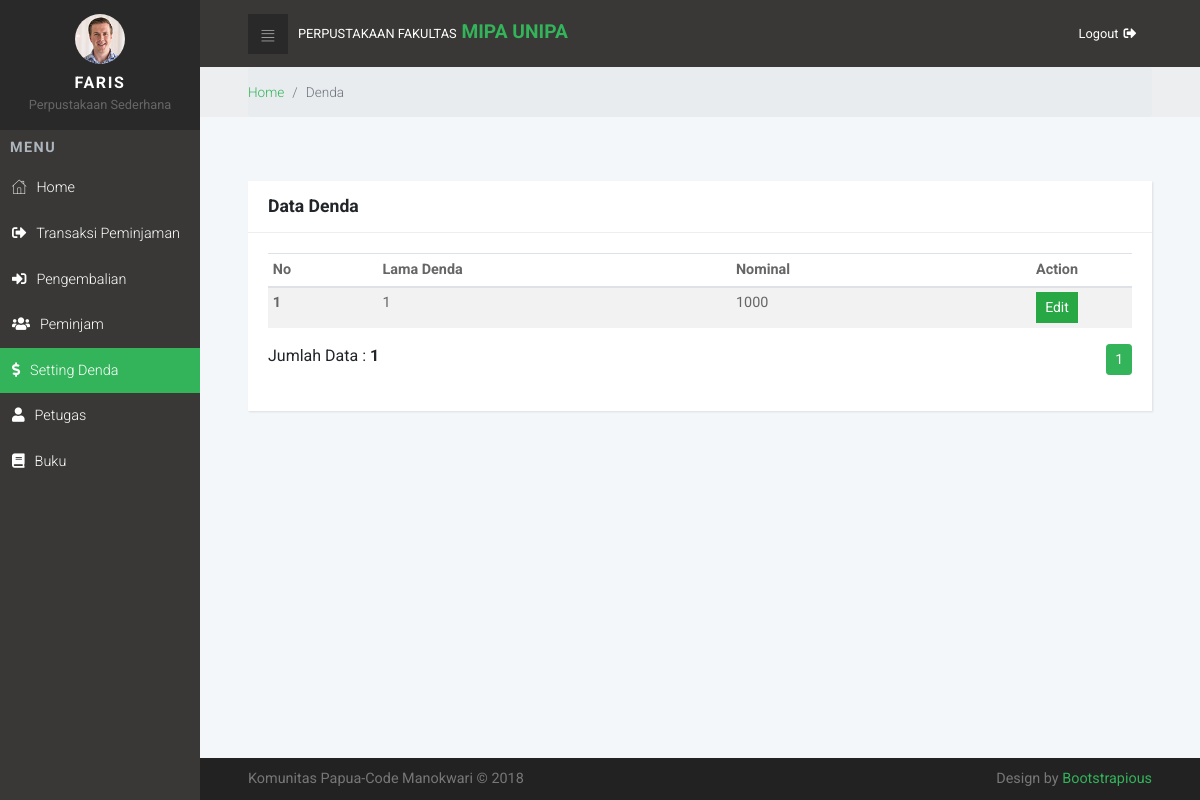
The app's page /?denda (signed in), older data.
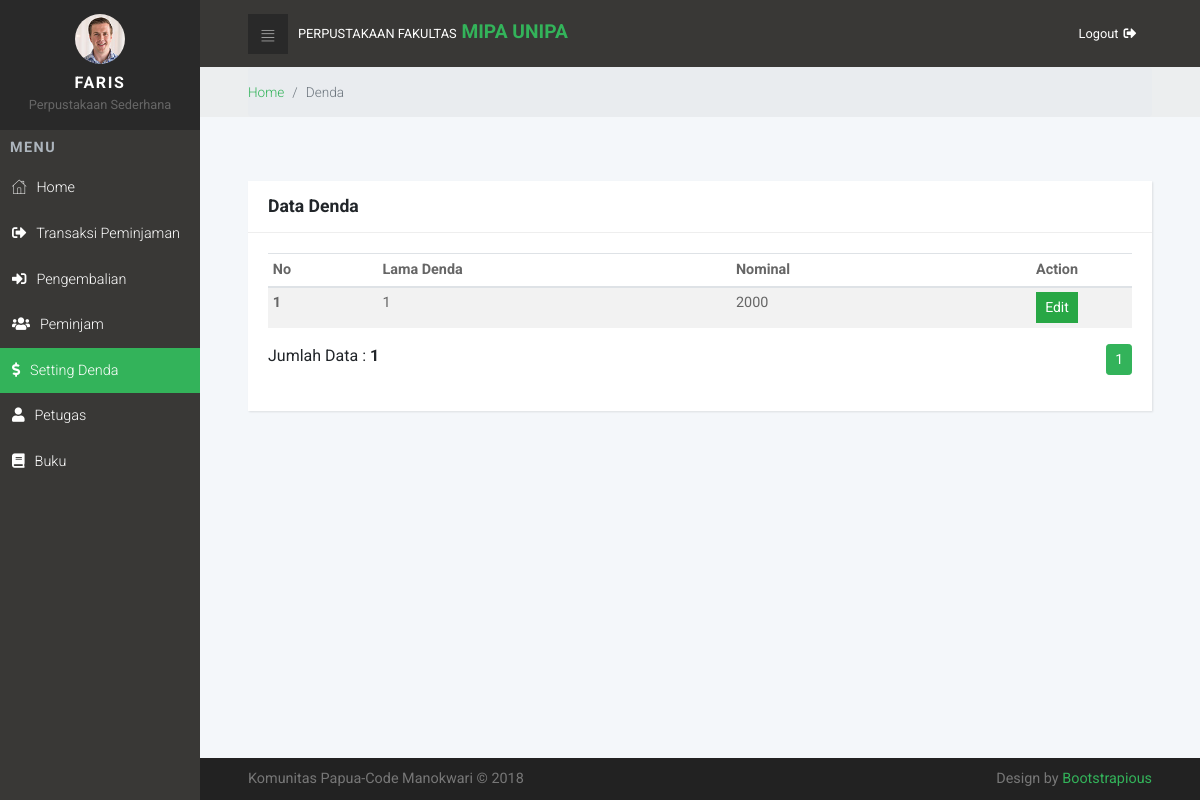
The same page, newer data.
### tables this page shows
CREATE TABLE `denda` (
  `iddenda` int(3) NOT NULL,
  `lamadenda` int(2) DEFAULT NULL,
  `nominal` varchar(10) DEFAULT NULL
);

### halaman/data/denda.php (the view, shortened to what this page needs)
<div class="breadcrumb-holder">
    <div class="container-fluid">
        <ul class="breadcrumb">
            <li class="breadcrumb-item">
                <a href="index.php">Home</a>
            </li>
            <li class="breadcrumb-item active">Denda</li>
        </ul>
    </div>
</div>
<section class="form">
    <div class="container-fluid">
        <header>
        </header>
        <div class="row">
            <div class="col-lg-12">
                <div class="card">
                    <div class="card-header d-flex align-items-center">
                        <h4>Data Denda</h4>
                    </div>
                <div class="card-body">
                    <div class="table-responsive">
                        <table class="table table-striped table-hover table-sm">
                            <thead>
                                <tr>
                                    <th>No</th>
                                    <th>Lama Denda</th>
                                    <th>Nominal</th>
                                    <th width = "150 px"><center> Action </center></th>
                                </tr>
                            </thead>
                            <tbody>
                                <?php
                                    $batas = 20;
                                    $hal = @$_GET['hal'];
                                    if (empty($hal)) {
                                        $posisi = 0;
                                        $hal = 1;
                                    }else{
                                        $posisi = ($hal - 1) * $batas;
                                    }
                                    $no=1;
                                    if ($_SERVER['REQUEST_METHOD']=="POST") {
                                        $qcari = trim(mysql_real_escape_string($_POST['qcari']));
                                        if ($qcari != '') {
                                            $sql = "SELECT * FROM denda WHERE idbuku LIKE '%$qcari%' or kodebuku LIKE '%$qcari%'";
                                            $query = $sql;
                                            $queryjml = $sql;
                                        }else{
                                            $query = "SELECT * FROM buku LIMIT $posisi, $batas";
                                            $queryjml = "SELECT * FROM buku";
                                            $no = $posisi + 1;
                                        }
                                    }else{
                                        $query = "SELECT * FROM denda LIMIT $posisi, $batas";
                                        $queryjml = "SELECT * FROM denda";
                                        $no = $posisi + 1;
                                    }
                                    $query_dsn=mysqli_query($con,$query) or die(mysqli_error());
                                    if (mysqli_num_rows($query_dsn) > 0) {
                                        while ($data=mysqli_fetch_array($query_dsn)) { ?>
                                            <tr>
                                                <th scope="row"><?php echo $no++; ?></th>
                                                <td><?php echo $data['lamadenda']; ?></td>
                                                <td><?php echo $data['nominal']; ?></td>
                                                <td align="center">
                                                    <a href="?dendaedit&&id=<?php echo $data['iddenda']; ?>" class="btn btn-success btn-sm">Edit</a>
                                                </td>
                                            </tr>
                                        <?php
                                        }
                                    }else{
                                        echo "<tr><td colspan=\"6\"align=\"center\">Data tidak ditemukan</td></tr>";
                                    }
                                ?>
                            </tbody>
                        </table>
                    </div>
                    <?php
                        if ($qcari=="") { ?>
                        <div style="float: left;">
                            <?php
                            $jml =mysqli_num_rows(mysqli_query($con,$queryjml));
                            echo "Jumlah Data : <b>$jml</b>";
                            ?>
                        </div>
                        <nav aria-label="Page navigation example" style="float: right;">
                            <ul class="pagination justify-content-center pagination-sm">
                            <ul class="pagination pagination-sm" style="margin:0">
                                <?php
                                    $jml_hal = ceil($jml/$batas);
                                    for ($i=1; $i <= $jml_hal; $i++) {
                                        if ($i != $hal) {
                                            echo "<li class=\"page-item\"><a class=\"page-link\" href=\"?buku&hal=$i\">$i</a></li>";
                                        }else{
                                            echo "<li class=\"page-item active\"><a class=\"page-link\">$i</a></li>";
                                        }
                                    }
                                    ?>
                            </ul>
                        </div>
                        <?php
                    }else{
                        echo "<div style=\"float:left;\">";
                        $jml = mysqli_num_rows(mysqli_query($con,$queryjml));
                        echo "Data Hasil Pencarian : <b>$jml</b>";
                        echo "</div>";
                    }
                    ?>
                </div>
                </div>
            </div>
        </div>
</section>

### include/header.php (shortened to what this page needs)
<!DOCTYPE html>
<html>
  	<head>
	 	<link rel="stylesheet" href="<?php echo $url; ?>assets/vendor/bootstrap/css/bootstrap.min.css">
	 	<link rel="stylesheet" href="https://use.fontawesome.com/releases/v5.3.1/css/all.css">
	 	<link rel="stylesheet" href="<?php echo $url; ?>assets/css/fontastic.css">
	 	<link rel="stylesheet" href="<?php echo $url; ?>assets/css/grasp_mobile_progress_circle-1.0.0.min.css">
	 	<link rel="stylesheet" href="<?php echo $url; ?>assets/vendor/malihu-custom-scrollbar-plugin/jquery.mCustomScrollbar.css">
	 	<link rel="stylesheet" href="<?php echo $url; ?>assets/css/style.default.css" id="theme-stylesheet">
	 	<link rel="stylesheet" href="<?php echo $url; ?>assets/css/custom.css">
	<link rel="stylesheet" href="<?php echo $url; ?>assets/css/datatables.min.css" />
	<link rel="stylesheet" href="<?php echo $url; ?>assets/css/jquery.dataTables.css" />
	<link href="<?php echo $url; ?>assets/css/jquery-ui.css" rel="stylesheet">
	<link href="<?php echo $url; ?>assets/css/jquery-ui.theme.css" rel="stylesheet">
  	</head>

### index.php (shortened to what this page needs)
<?php
include "include/koneksi.php";
	$url 	= "http://localhost/perpus/";
	include "include/header.php";
?>
  <body>
  	<?php
	if ($_SESSION['username']=="") {
		include "halaman/login.php";
	}else{
  	?>
	 <div class="page">
  	<?php
  	include "include/header_menu.php";
	if(isset($_GET['buku'])) {
		$menubuku='active';
		include "halaman/data/buku.php";
	}
	else if(isset($_GET['bukuadd'])) {
		$menubuku='active';
		include "halaman/form/buku.php";
	}
	else if(isset($_GET['bukuedit'])) {
		$menubuku='active';
		include "halaman/form/buku.php";
	}
	else if(isset($_GET['petugas'])){
		$menupetugas='active';
		include "halaman/data/petugas.php";
	}
	else if(isset($_GET['petugasadd'])) {
		$menupetugas='active';
		include "halaman/form/petugas.php";
	}
	else if(isset($_GET['petugasedit'])) {
		$menupetugas='active';
		include "halaman/form/petugas.php";
	}
	else if(isset($_GET['denda'])) {
		$menudenda='active';
		include "halaman/data/denda.php";
	}
	include "include/sidebar_menu.php";
  	include "include/footer.php";
}
?>

### include/header_menu.php
<header class="header">
  <nav class="navbar">
	 <div class="container-fluid">
		<div class="navbar-holder d-flex align-items-center justify-content-between">
		  <div class="navbar-header"><a id="toggle-btn" href="#" class="menu-btn"><i class="icon-bars"> </i></a><a href="index.html" class="navbar-brand">
				<div class="brand-text d-none d-md-inline-block"><span>Perpustakaan Fakultas</span><strong class="text-primary"> MIPA UNIPA</strong></div></a></div>
		  <ul class="nav-menu list-unstyled d-flex flex-md-row align-items-md-center">
			 <li class="nav-item"><a href="<?php echo $url; ?>halaman/logout.php" class="nav-link logout"> <span class="d-none d-sm-inline-block">Logout</span><i class="fa fa-sign-out-alt"></i></a></li>
		  </ul>
		</div>
	 </div>
  </nav>
</header>

### include/sidebar_menu.php (shortened to what this page needs)
<nav class="side-navbar">
<div class="side-navbar-wrapper">
  <div class="sidenav-header d-flex align-items-center justify-content-center">
	 <div class="sidenav-header-inner text-center"><img src="<?php echo $url; ?>assets/img/avatar-1.jpg" alt="person" class="img-fluid rounded-circle">
		<h2 class="h5"><?php echo $_SESSION['nama']; ?></h2><span>Perpustakaan Sederhana</span>
	 </div>
  </div>
  <div class="main-menu">
	 <h5 class="sidenav-heading">Menu</h5>
	 <ul id="side-main-menu" class="side-menu list-unstyled">
		<li class="<?php if(isset($menuhome)) echo $menuhome; ?>">
			<a href="index.php"> <i class="icon-home"></i>Home</a>
		</li>
		<li class="<?php if(isset($menupeminjaman)) echo $menupeminjaman; ?>">
			<a href="<?php echo $url; ?>?peminjaman"> <i class="fas fa-sign-out-alt"></i>Transaksi Peminjaman</a>
		</li>
		<li class="<?php if(isset($menupengembalian)) echo $menupengembalian; ?>">
			<a href="<?php echo $url; ?>?pengembalianlist"> <i class="fas fa-sign-in-alt"></i>Pengembalian</a>
		</li>
		<li class="<?php if(isset($menupeminjam)) echo $menupeminjam; ?>">
			<a href="<?php echo $url; ?>?peminjam"> <i class="fa fa-users"></i>Peminjam</a>
		</li>
		<li class="<?php if(isset($menudenda)) echo $menudenda; ?>">
			<a href="<?php echo $url; ?>?denda"> <i class="fas fa-dollar-sign"></i>Setting Denda</a>
		</li>
		<li class="<?php if(isset($menupetugas)) echo $menupetugas; ?>">
			<a href="<?php echo $url; ?>?petugas"> <i class="fas fa-user"></i>Petugas</a>
		</li>
		<li class="<?php if(isset($menubuku)) echo $menubuku; ?>">
			<a href="<?php echo $url; ?>?buku"> <i class="fa fa-book"></i>Buku</a>
		</li>
	 </ul>
  </div>
</div>
</nav>

### include/footer.php (shortened to what this page needs)
<footer class="main-footer">
		  <div class="container-fluid">
			 <div class="row">
				<div class="col-sm-6">
				  <p>Komunitas Papua-Code Manokwari &copy; 2018</p>
				</div>
				<div class="col-sm-6 text-right">
				  <p>Design by <a href="https://bootstrapious.com" class="external">Bootstrapious</a></p>
				</div>
			 </div>
		  </div>
		</footer>
	 </div>
  </body>
</html>

Row changes from the older to the newer data that the page shows:
changed denda: nominal "1000" → "2000"
